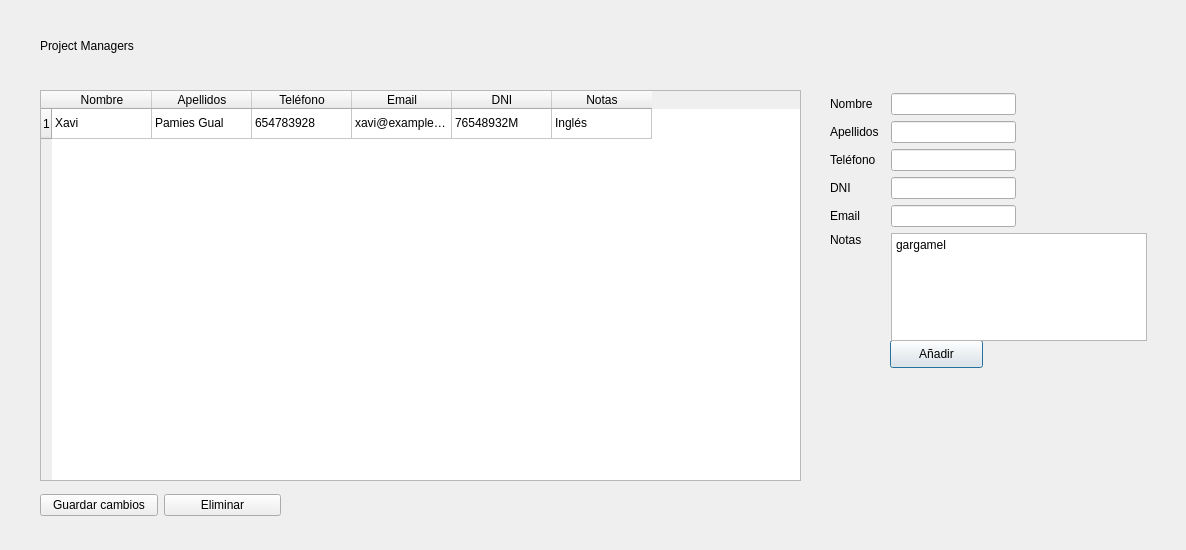
<?xml version="1.0" encoding="UTF-8"?>
<ui version="4.0">
 <class>Dialog</class>
 <widget class="QDialog" name="Dialog">
  <property name="geometry">
   <rect>
    <x>0</x>
    <y>0</y>
    <width>1186</width>
    <height>550</height>
   </rect>
  </property>
  <property name="windowTitle">
   <string>Dialog</string>
  </property>
  <widget class="QTableWidget" name="tableManagers">
   <property name="geometry">
    <rect>
     <x>40</x>
     <y>90</y>
     <width>761</width>
     <height>391</height>
    </rect>
   </property>
   <row>
    <property name="text">
     <string>1</string>
    </property>
   </row>
   <column>
    <property name="text">
     <string>Nombre</string>
    </property>
   </column>
   <column>
    <property name="text">
     <string>Apellidos</string>
    </property>
   </column>
   <column>
    <property name="text">
     <string>Teléfono</string>
    </property>
   </column>
   <column>
    <property name="text">
     <string>Email</string>
    </property>
   </column>
   <column>
    <property name="text">
     <string>DNI</string>
    </property>
   </column>
   <column>
    <property name="text">
     <string>Notas</string>
    </property>
   </column>
   <item row="0" column="0">
    <property name="text">
     <string>Xavi</string>
    </property>
   </item>
   <item row="0" column="1">
    <property name="text">
     <string>Pamies Gual</string>
    </property>
   </item>
   <item row="0" column="2">
    <property name="text">
     <string>654783928</string>
    </property>
   </item>
   <item row="0" column="3">
    <property name="text">
     <string>xavi@example.es</string>
    </property>
   </item>
   <item row="0" column="4">
    <property name="text">
     <string>76548932M</string>
    </property>
   </item>
   <item row="0" column="5">
    <property name="text">
     <string>Inglés</string>
    </property>
   </item>
  </widget>
  <widget class="QLabel" name="labelProject">
   <property name="geometry">
    <rect>
     <x>40</x>
     <y>30</y>
     <width>181</width>
     <height>31</height>
    </rect>
   </property>
   <property name="styleSheet">
    <string notr="true">font: 14pt &quot;MS Shell Dlg 2&quot;;</string>
   </property>
   <property name="text">
    <string>Project Managers</string>
   </property>
  </widget>
  <widget class="QPushButton" name="buttonAnadir">
   <property name="geometry">
    <rect>
     <x>890</x>
     <y>340</y>
     <width>93</width>
     <height>28</height>
    </rect>
   </property>
   <property name="text">
    <string>Añadir</string>
   </property>
  </widget>
  <widget class="QWidget" name="layoutWidget">
   <property name="geometry">
    <rect>
     <x>830</x>
     <y>93</y>
     <width>317</width>
     <height>248</height>
    </rect>
   </property>
   <layout class="QGridLayout" name="gridLayout">
    <item row="0" column="0" colspan="2">
     <widget class="QLabel" name="labelNombre">
      <property name="text">
       <string>Nombre</string>
      </property>
     </widget>
    </item>
    <item row="0" column="2">
     <widget class="QLineEdit" name="inputNombre"/>
    </item>
    <item row="0" column="3">
     <spacer name="horizontalSpacer_4">
      <property name="orientation">
       <enum>Qt::Horizontal</enum>
      </property>
      <property name="sizeHint" stdset="0">
       <size>
        <width>40</width>
        <height>20</height>
       </size>
      </property>
     </spacer>
    </item>
    <item row="1" column="0" colspan="2">
     <widget class="QLabel" name="labelApellidos">
      <property name="text">
       <string>Apellidos</string>
      </property>
     </widget>
    </item>
    <item row="1" column="2">
     <widget class="QLineEdit" name="inputApellidos"/>
    </item>
    <item row="1" column="3">
     <spacer name="horizontalSpacer_3">
      <property name="orientation">
       <enum>Qt::Horizontal</enum>
      </property>
      <property name="sizeHint" stdset="0">
       <size>
        <width>40</width>
        <height>20</height>
       </size>
      </property>
     </spacer>
    </item>
    <item row="2" column="0" colspan="2">
     <widget class="QLabel" name="labelTelefono">
      <property name="text">
       <string>Teléfono</string>
      </property>
     </widget>
    </item>
    <item row="2" column="2">
     <widget class="QLineEdit" name="inputTelefono"/>
    </item>
    <item row="2" column="3">
     <spacer name="horizontalSpacer_2">
      <property name="orientation">
       <enum>Qt::Horizontal</enum>
      </property>
      <property name="sizeHint" stdset="0">
       <size>
        <width>40</width>
        <height>20</height>
       </size>
      </property>
     </spacer>
    </item>
    <item row="3" column="0">
     <widget class="QLabel" name="labelDni">
      <property name="text">
       <string>DNI</string>
      </property>
     </widget>
    </item>
    <item row="3" column="2">
     <widget class="QLineEdit" name="inputDni"/>
    </item>
    <item row="3" column="3">
     <spacer name="horizontalSpacer_5">
      <property name="orientation">
       <enum>Qt::Horizontal</enum>
      </property>
      <property name="sizeHint" stdset="0">
       <size>
        <width>40</width>
        <height>20</height>
       </size>
      </property>
     </spacer>
    </item>
    <item row="4" column="0">
     <widget class="QLabel" name="labelEmail">
      <property name="text">
       <string>Email</string>
      </property>
     </widget>
    </item>
    <item row="4" column="2">
     <widget class="QLineEdit" name="inputEmail"/>
    </item>
    <item row="4" column="3">
     <spacer name="horizontalSpacer">
      <property name="orientation">
       <enum>Qt::Horizontal</enum>
      </property>
      <property name="sizeHint" stdset="0">
       <size>
        <width>40</width>
        <height>20</height>
       </size>
      </property>
     </spacer>
    </item>
    <item row="5" column="0">
     <widget class="QLabel" name="labelNotas">
      <property name="text">
       <string>Notas</string>
      </property>
     </widget>
    </item>
    <item row="5" column="1" rowspan="2">
     <spacer name="horizontalSpacer_6">
      <property name="orientation">
       <enum>Qt::Horizontal</enum>
      </property>
      <property name="sizeHint" stdset="0">
       <size>
        <width>13</width>
        <height>101</height>
       </size>
      </property>
     </spacer>
    </item>
    <item row="5" column="2" rowspan="2" colspan="2">
     <widget class="QPlainTextEdit" name="inputNotas">
      <property name="plainText">
       <string>gargamel</string>
      </property>
     </widget>
    </item>
    <item row="6" column="0">
     <spacer name="verticalSpacer">
      <property name="orientation">
       <enum>Qt::Vertical</enum>
      </property>
      <property name="sizeHint" stdset="0">
       <size>
        <width>20</width>
        <height>40</height>
       </size>
      </property>
     </spacer>
    </item>
   </layout>
  </widget>
  <widget class="QWidget" name="layoutWidget">
   <property name="geometry">
    <rect>
     <x>40</x>
     <y>490</y>
     <width>241</width>
     <height>30</height>
    </rect>
   </property>
   <layout class="QHBoxLayout" name="horizontalLayout">
    <item>
     <widget class="QPushButton" name="buttonGuardar">
      <property name="text">
       <string>Guardar cambios</string>
      </property>
     </widget>
    </item>
    <item>
     <widget class="QPushButton" name="buttonEliminar">
      <property name="text">
       <string>Eliminar</string>
      </property>
     </widget>
    </item>
   </layout>
  </widget>
 </widget>
 <resources/>
 <connections/>
</ui>
